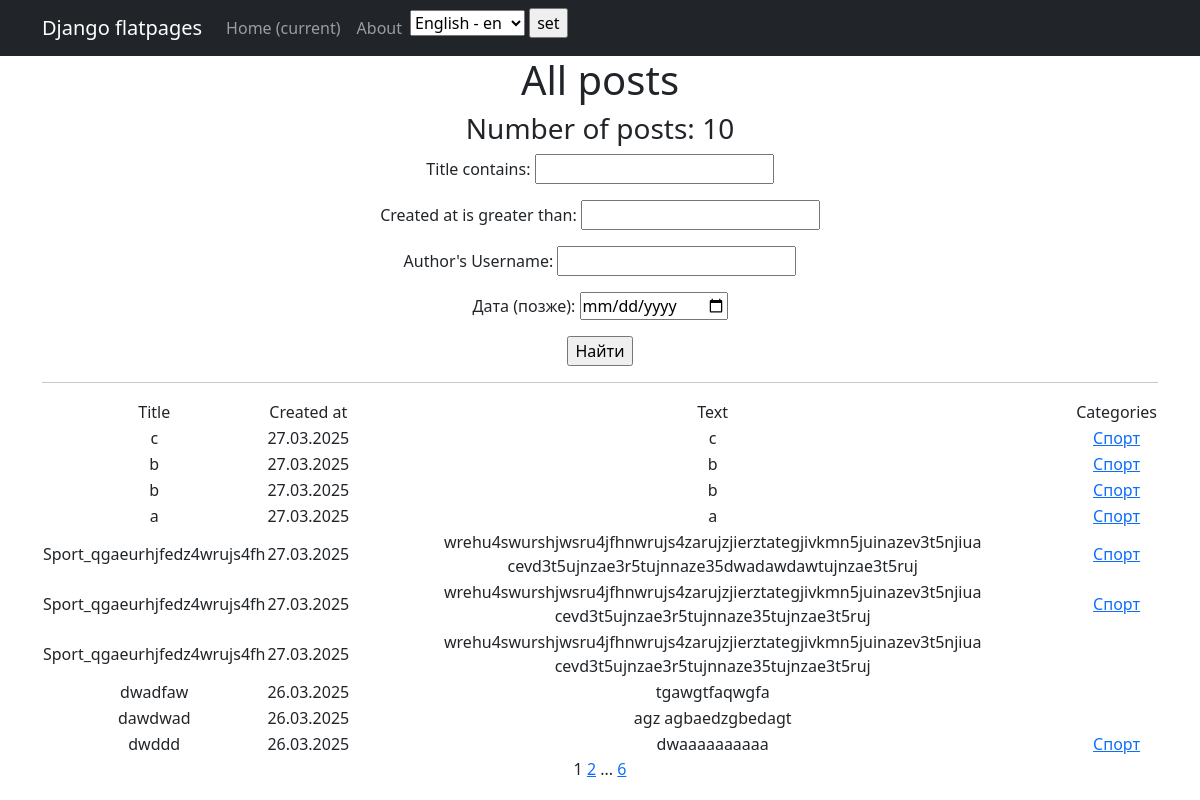
/news/ (signed in), run on an earlier commit of the app's database.
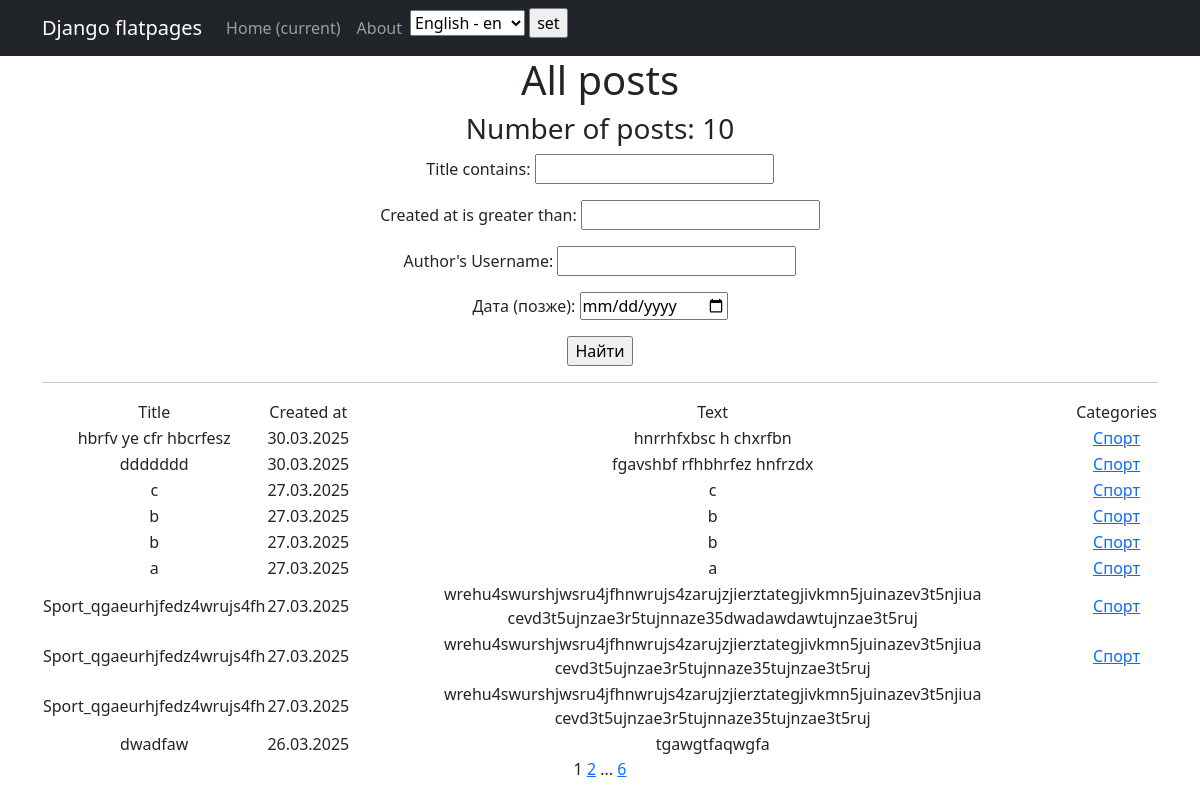
And on a later commit of the database.
### news/models.py (models this page shows, shortened)
class Post(models.Model):
    ARTICLE = 'AR'
    NEWS = 'NW'
    POST_TYPES = [
        (ARTICLE, 'статья'),
        (NEWS, 'новость'),
    ]
    post_type = models.CharField(max_length=2, choices=POST_TYPES, default=ARTICLE)
    created_at = models.DateTimeField(auto_now_add=True)
    title = models.CharField(max_length=255)
    text = models.TextField()
    rating = models.IntegerField(default=0)
    author = models.ForeignKey(Author, on_delete=models.CASCADE, related_name="posts")
    categories = models.ManyToManyField(Category, through='PostCategory')

class Category(models.Model):
    name = models.CharField(max_length=255, unique=True)
    subscribers = models.ManyToManyField(User, related_name="categories", blank=True, null=True)
    def __str__(self):
        return self.name  # .title()

### news/views.py (the view)
# urls.py: path('', PostsList.as_view(), name='news_list'),
class PostsList(LoginRequiredMixin, ListView):
    model = Post
    ordering = '-created_at'
    template_name = 'posts.html'
    context_object_name = 'posts'
    paginate_by = 10
    def get_context_data(self, **kwargs):
        context = super().get_context_data(**kwargs)
        context['filterset'] = PostFilter(self.request.GET, queryset=self.get_queryset())
        context['is_not_author'] = not self.request.user.groups.filter(name='authors').exists()
        return context

### news/templatetags/custom_filters.py (called while the page is built)
@register.filter()
def censor(text):
    if not isinstance(text, str):
        return text
    def replace(match):
        word = match.group(0)
        return word[0] + '*' * (len(word) - 1)
    pattern = r'\b(' + '|'.join(re.escape(word) for word in PROFANITY) + r')\b'
    return re.sub(pattern, replace, text, flags=re.IGNORECASE)

### templates/posts.html (shortened to what this page needs)
{% extends 'flatpages/default.html' %}
{% load custom_filters %}
{% load custom_tags %}
{% load cache %}
{% load i18n %}
{% block content %}
    {% cache 300 posts_header %}
    <h1>{% trans 'Все новости' %}</h1>
    <h3>{% trans 'Кол-во новостей:' %} {{ posts|length }}</h3>
    {% endcache %}
    <form action="" method="get">
       {{ filterset.form.as_p }}
       <input type="submit" value="Найти" />
   </form>
    <hr>
    {% if posts %}
        {% cache 300 posts_table %}
        <table>
        <tr>
            <td>{% trans 'Заголовок' %}</td>
            <td>{% trans 'Дата создания' %}</td>
            <td>{% trans 'Текст' %}</td>
            <td>{% trans 'Категории' %}</td>
        </tr>
        {% for post in posts|dictsortreversed:"created_at" %}
        <tr>
            <td>{{ post.title|censor }}</td>
            <td>{{ post.created_at|date:'d.m.Y' }}</td>
            <td>{{ post.text|truncatewords:20|censor }}</td>
            <td>
                {% for category in post.categories.all %}
                    <a href="{% url 'news:category_list' category.id %}">{{ category }}</a>
                {% endfor %}
            </td>
        </tr>
        {% endfor %}
        </table>
        {% endcache %}
    {% else %}
        <h2>{% trans 'Новостей нет!' %}</h2>
    {% endif %}
    {{ page_obj.number }}
    {% if page_obj.has_next %}
        <a href="?page={{ page_obj.next_page_number }}">{{ page_obj.next_page_number }}</a>
        {% if paginator.num_pages != page_obj.next_page_number %}
            ...
            <a href="?page={{ page_obj.paginator.num_pages }}">{{ page_obj.paginator.num_pages }}</a>
        {% endif %}
    {% endif %}
{% endblock content %}

What changed in the data, as far as the page shows it:
no longer on this page (row unchanged): Post: title|censor "dawdwad", created_at "26.03.2025", text|censor "agz agbaedzgbedagt"
no longer on this page (row unchanged): Post: title|censor "dwddd", created_at "26.03.2025", text|censor "dwaaaaaaaaaa", Category (name "Спорт")
added Post: title|censor "hbrfv ye cfr hbcrfesz", created_at "30.03.2025", text|censor "hnrrhfxbsc h chxrfbn", Category (name "Спорт")
added Post: title|censor "ddddddd", created_at "30.03.2025", text|censor "fgavshbf rfhbhrfez hnfrzdx", Category (name "Спорт")
